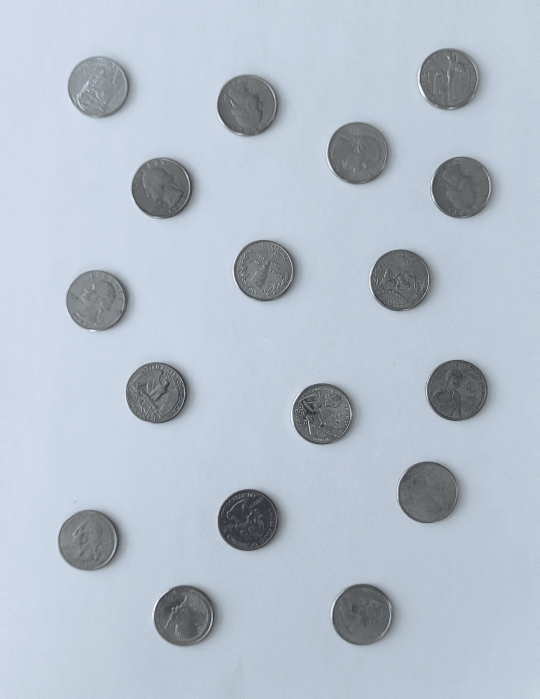
#> input picture test_cases/1.png, 1080 x 1397 px (shown at 1/2 size)
$ python project1.py
#> lines starting #> are read from the running program, lines starting #| are printed output that depends on the picture; after the words box and inside, x2 and y2 are one past the last pixel; in counts of white or black regions, pixels touching at a corner belong together
'''

Name: Liza Jivnani
U# : U16181370

This program takes an image as an input and detects the number and positions of the coins of following denominations:
1.) 25 cents 2.) 5 cents 3.) 10 cents 4.) 1 cent

The program leverages the fusion of 2 main proceses: 1.) Segmentation 2) Edge detection.
Each image is first processed using segmentation. If segmentation detects too little or too many coins, attempt edge detection.

Finally, tthe method with maximum detection rate is chosen to display the final output.

'''

# import all the relevant libraries

import cv2
import numpy as np


#--------------------------------------- Approach 1: Segmentation ------------------------------------


# ----------- 1.1) Define Coin Dimensions and other constants for segmentation ----------


# resize the image using the following downsizing factor. Same for both approaches.
downsize_factor = 7

# 25 cent min and max thresholds
d_25_min = 14
d_25_max = 17

# 5 cent min and max thresholds
d_5_min = 10
d_5_max = 11

# 1 cent min and max thresholds
d_1_min = 7
d_1_max = 8

# 10 cent min and max thresholds
d_10_min = 5
d_10_max = 6


# ------------ 1.2) Read and Resize the image ---------------


file_name = input()
#> the answer given: test_cases/1.png
img = cv2.imread(file_name, cv2.IMREAD_GRAYSCALE)
#> img: shape (1397, 1080); min 56, max 245, mean 189.8

new_width = len(img[0])//downsize_factor
#> new_width = 154
new_height = len(img)//downsize_factor
#> new_height = 199
img = cv2.resize(img, (new_width, new_height))
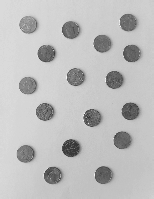
#> img: shape (199, 154); min 56, max 245, mean 189.7


#----------- 1.3) Render the binary image using the 20 margin pixels which is guranteed to have no coins ------

# use this function to calculate the distances between the mean background color and each point in the image
def dist(p1, p2):
  return np.sqrt((p1[0]-p2[0])**2+(p1[1]-p2[1])**2+(p1[2]-p2[2])**2)/np.sqrt(3)


# 1.3.1) Read the image in color
img_color = cv2.imread(file_name, cv2.IMREAD_COLOR)/255.
height, width = img_color.shape[:2]
#> height = 1397; width = 1080
img_color = cv2.resize(img_color, (width//downsize_factor, height//downsize_factor))
#> img_color: shape (199, 154, 3) float64
height, width = img_color.shape[:2]
#> height = 199; width = 154

# 1.3.2) Calculate the mean background color using the top, botton, left and right margins of size 20 px
top_mean = cv2.mean(img_color[:20, :])[:3]
#> top_mean = (0.87, 0.815, 0.773)
bottom_mean = cv2.mean(img_color[-20:, :])[:3]
#> bottom_mean = (0.822, 0.77, 0.727)
left_mean = cv2.mean(img_color[:, :20])[:3]
#> left_mean = (0.905, 0.845, 0.805)
right_mean = cv2.mean(img_color[:, -20:])[:3]
#> right_mean = (0.822, 0.772, 0.728)

bg_color = np.mean([top_mean, bottom_mean, left_mean, right_mean], axis=0)
#> bg_color = [0.855, 0.801, 0.758]


# 1.3.3) Store the between each point in the image and the mean background color using the dist function
diff_image = np.zeros((height, width), dtype=np.float64)
for i in range(height):
  for j in range(width):
    diff_image[i,j] = dist(img_color[i,j], bg_color)
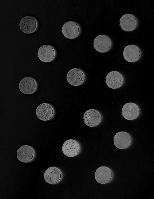
#> diff_image: shape (199, 154) float64; min 0.000711, max 0.578, mean 0.0786


# 1.3.4) Compute the bunary image, where all the points above the threshold are 1 (reprecenting white) and the rest (background pixels) are 0 (representing black).
isBinary_threshold = 0.2
#> isBinary_threshold = 0.2

binary = np.zeros((height, width), dtype=np.uint8)
for i in range(height):
  for j in range(width):
    if diff_image[i,j] > isBinary_threshold:
      binary[i,j] = 1
    else:
      binary[i,j] = 0
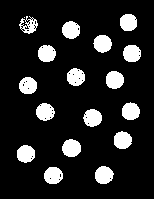
#> binary: shape (199, 154); values 0 (black) and 1 (white), 13.9% white; 18 white regions (1 under 20 px), largest, box (x1, y1, x2, y2) and area: (62, 139, 81, 157) 270, (95, 166, 114, 184) 264, (106, 71, 124, 89) 262


#------------------- 1.4) morph and find components -------------------

# 1.4.1)Morph the image to remove the touching coins and noise from the coin texture
kernel_size = 3
kernel = cv2.getStructuringElement(cv2.MORPH_ELLIPSE, (kernel_size, kernel_size))
morphed = binary

morphed = cv2.dilate(morphed, kernel, iterations=2)
morphed = cv2.erode(morphed, kernel, iterations=12)

# 1.4.2) Find connected components in the morphed image so that each component is a coin
num_labels, labels, stats, centroids = cv2.connectedComponentsWithStats(morphed)
#> num_labels = 1; stats = [[0, 0, 154, 199, 30646]]; centroids = [[76.5, 99]]
#> morphed: shape (199, 154); every value is 0


# -------------------1.5) Find Valid Coins -------------------------------------

valid_coins = list()

# iterate through all the components (skip background, component 0).
# Compute the max horizontal and vertical distance of the smallest bounding box that fits the whole component
# Compare the min of these 2 distances with the coin dimensions and if they match store the centrod if the component along with the coin value in valid_coins.
# min of vertical and horizantal distance is used to avoid noise and increase the odds of detecting a coin.
for i in range(1, num_labels):

    # Get centroid
    cx, cy = centroids[i]
    cx, cy = int(cx), int(cy)

    # Get bounding box stats
    max_horizontal_distance  = stats[i, cv2.CC_STAT_WIDTH]
    max_vertical_distance = stats[i, cv2.CC_STAT_HEIGHT]

    cur_d = min(max_horizontal_distance,  max_vertical_distance)

    if cur_d >= d_25_min and cur_d <= d_25_max:
      valid_coins.append((cx, cy, 25))

    elif cur_d >= d_5_min and cur_d <= d_5_max:
      valid_coins.append((cx, cy, 5))

    elif cur_d >= d_1_min and cur_d <= d_1_max:
      valid_coins.append((cx, cy, 1))

    elif cur_d >= d_10_min and cur_d <= d_10_max:
      valid_coins.append((cx, cy, 10))
#> after the loop, valid_coins = []


#-------------------------------------------------- Approach 2: Edge Detection -------------------------------------------------------

# if segmentation didn't work, detected too little or too many coins
if len(valid_coins) <= 4 or num_labels > 90:

  # ---------- 2.1) Define Coin Dimensions and other constants for edge detection ------------------
  # These thresholds are defined as the squares of the diameters as these they are used to compute the eucledian distance between two edges

  # 25 cent min and max thresholds
  d_25_min = 34 ** 2
  d_25_max = 36 ** 2

  # 5 cent min and max thresholds
  d_5_min =  29 ** 2
  d_5_max =  32 ** 2

  # 1 cent min and max thresholds
  d_1_min = 26 ** 2
  d_1_max = 28 ** 2

  # 10 cent min and max thresholds
  d_10_min = 25 ** 2
  d_10_max = 26 ** 2

  # Distance of view, max distance in which the edges can exist. Mainly used for removing duplicate detetions.
  dov = 38
  dov_thr = dov ** 2


  # ----------- 2.2) Read and Resize the image--------------------------------------

  img = cv2.imread(file_name, cv2.IMREAD_GRAYSCALE)
  new_width = len(img[0])//downsize_factor
  new_height = len(img)//downsize_factor
  img = cv2.resize(img, (new_width, new_height))


  #-------- 2.3) Run canny and calculate valid edges ---------------------------------
  height, width = img.shape
  edges = cv2.Canny(img, 250, 300, 3,)
#> edges: shape (199, 154); 3.5% white in thin lines or dots, all inside (x1, y1, x2, y2) = (16, 13, 141, 185)

  # valid edges
  edge_pt = []
  for i in range(height):
    for j in range(width):
      if edges[i,j] > 127:
        edge_pt.append((i,j))


  #------------ 2.4)  compute Votes in the distance of view ---------------------------------

  # 2.4.1) Calculate the connected components from the edges, to determine the length of the edge
  num_labels, labels, stats, centroids = cv2.connectedComponentsWithStats(edges)
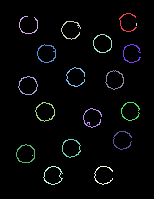
#> labels: shape (199, 154) int32; 20 distinct labels, from 0 to 19; one colour per label, 0 black
#> num_labels = 20; stats = 20 rows, first 6: [0, 0, 154, 199, 29576], [119, 13, 18, 19, 54], [19, 16, 19, 18, 55], [61, 21, 20, 19, 64], [136, 23, 1, 3, 3], [93, 34, 19, 19, 65]; centroids = 20 rows, first 8: [76.4, 99.15], [126.5, 21.94], [27.96, 25.31], [70.52, 29.5], [136, 24], [102, 43.2], [46.43, 53.06], [131.1, 53]


  # This array stores the votes mapping to each center
  votes = np.zeros((height,width), np.int32)

  # this stores the votes for each coin denomination and each deetected center point
  coin_values = dict()

  # if valid edges found
  if len(edge_pt) != 0:

    # Iterate through all edges and compute the difference between each edge and all other edges.
    for i in range(len(edge_pt)):
      y1,x1 = edge_pt[i]

      for j in range(i+1, len(edge_pt)):
        y2,x2 = edge_pt[j]

        if abs(x2 - x1) > dov or abs(y2 - y1) > dov:
          continue

        # compute the eucledian distance between the two edge points
        d = (x1-x2)**2+(y1-y2)**2

        # if this distance is higher than our distance of view, discard this point and move on to the next one
        if d > dov_thr:
          continue

        # If the distance was in the valid distance of view, then calculate the center points of these two edge points
        cx = (x1+x2)//2
        cy = (y1+y2)//2


        # if the length of this edge is too small, then discard it, possibly it's a texture
        c_label = labels[cy, cx]
        c_h_dist = stats[c_label, cv2.CC_STAT_WIDTH]
        c_v_dist = stats[c_label, cv2.CC_STAT_HEIGHT]

        c_dist = max(c_h_dist, c_v_dist)

        if c_dist <= 6:
          continue

        # if the length of the edges is big enough and the distance between these edges is within the valid distance of views,
        # then first check if it is within any valid coin thresholds, if so give a vote to this center and give a vote to the corresponding denomination
        if d >= d_1_min and d <= d_1_max:
          votes[cy,cx] += 1

          if (cy, cx) not in coin_values:
            coin_values[(cy, cx)] = dict.fromkeys([1, 5, 25, 10], 0)
          coin_values[(cy, cx)][1] += 1

        elif d >= d_5_min and d <= d_5_max:
          votes[cy,cx] += 1

          if (cy, cx) not in coin_values:
            coin_values[(cy, cx)] = dict.fromkeys([1, 5, 25, 10], 0)
          coin_values[(cy, cx)][5] += 1

        elif d >= d_25_min and d <= d_25_max:

          votes[cy,cx] += 1

          if (cy, cx) not in coin_values:
            coin_values[(cy, cx)] = dict.fromkeys([1, 5, 25, 10], 0)
          coin_values[(cy, cx)][25] += 1


        elif d >= d_10_min and d <= d_10_max:
          votes[cy,cx] += 1

          if (cy, cx) not in coin_values:
            coin_values[(cy, cx)] = dict.fromkeys([1, 5, 25, 10], 0)
          coin_values[(cy, cx)][10] += 1

        else:
          continue
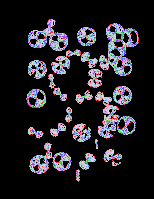
#> votes: shape (199, 154) int32; 30 distinct labels, from 0 to 29; one colour per label, 0 black
#> after the loop, coin_values = 5498 items

    # normalize the votes array to have the values between 0 and 1
    votes = votes/np.amax(votes)
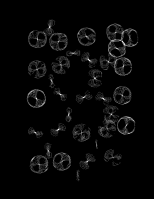
#> votes: shape (199, 154) float64; min 0, max 1, mean 0.0298


  # ------------ 2.5) Remove redundant / less voted votes-------------------------------------

  # detect circles with this confidence
  isCoin_thr = 0.4

  # remove any redundancies in this radius
  d_thr = 30 ** 2

  # convert the grayscale image to color, for visually reviewing the detected circles
  img2 = np.stack((img,img,img), axis=2)
  img2.shape

  # store the correctly marked coins in this list
  marked = []

  height, width = img2.shape[:2]

  for i in range(height):
    for j in range(width):

        # if this is a highly voted center
        if votes[i,j] > isCoin_thr:

          flag = 0

          # check if a similar center was already marked, if so don't mark this center
          for (mi, mj) in marked:
              d = (i-mi)**2+(j-mj)**2
              if d <= d_thr:
                flag = 1
                break


          # if a center similar to this was not already marked, mark it
          if flag == 0:
              marked.append((i,j))
              cv2.circle(img2, (j,i), 10, (255,0,0), -1)
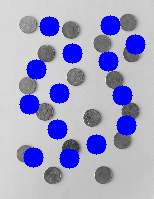
#> img2: shape (199, 154, 3); mean of channels 0, 1, 2 198.7, 161.7, 161.7; drawn as B, G, R
#> after the loop, marked = [(25, 110), (26, 49), (44, 135), (53, 72), (61, 108), (69, 36), (93, 59), (95, 122), (104, 29), (125, 126), (129, 57), (144, 96), (157, 33), (158, 69)]


  #---------------------  3. Compare the results of the two approaches and dispy the output ---------------------------------

  # if edge detection detected more coins
  if len(marked) > len(valid_coins):
    print(len(marked))
#| 14
    for (j, i) in marked:
        print('{} {} {}'.format(str(i*downsize_factor), str(j*downsize_factor), max(coin_values[(j, i)], key=coin_values[(j, i)].get)))
#> this loop made 14 passes
#| 770 175 5
#| 343 182 10
#| 945 308 5
#| 504 371 5
#| 756 427 5
#| 252 483 25
#| 413 651 5
#| 854 665 5
#> (further printed lines are left out)

  # if Segmentation detected more coins
  else:
    print(len(valid_coins))
    for m_cx, m_cy, val in valid_coins:
      print(m_cx*downsize_factor, m_cy*downsize_factor, val)

# if Segmentation worked just display the output from segmentation
else:
  print(len(valid_coins))
  for m_cx, m_cy, val in valid_coins:
    print(m_cx*downsize_factor, m_cy*downsize_factor, val)
